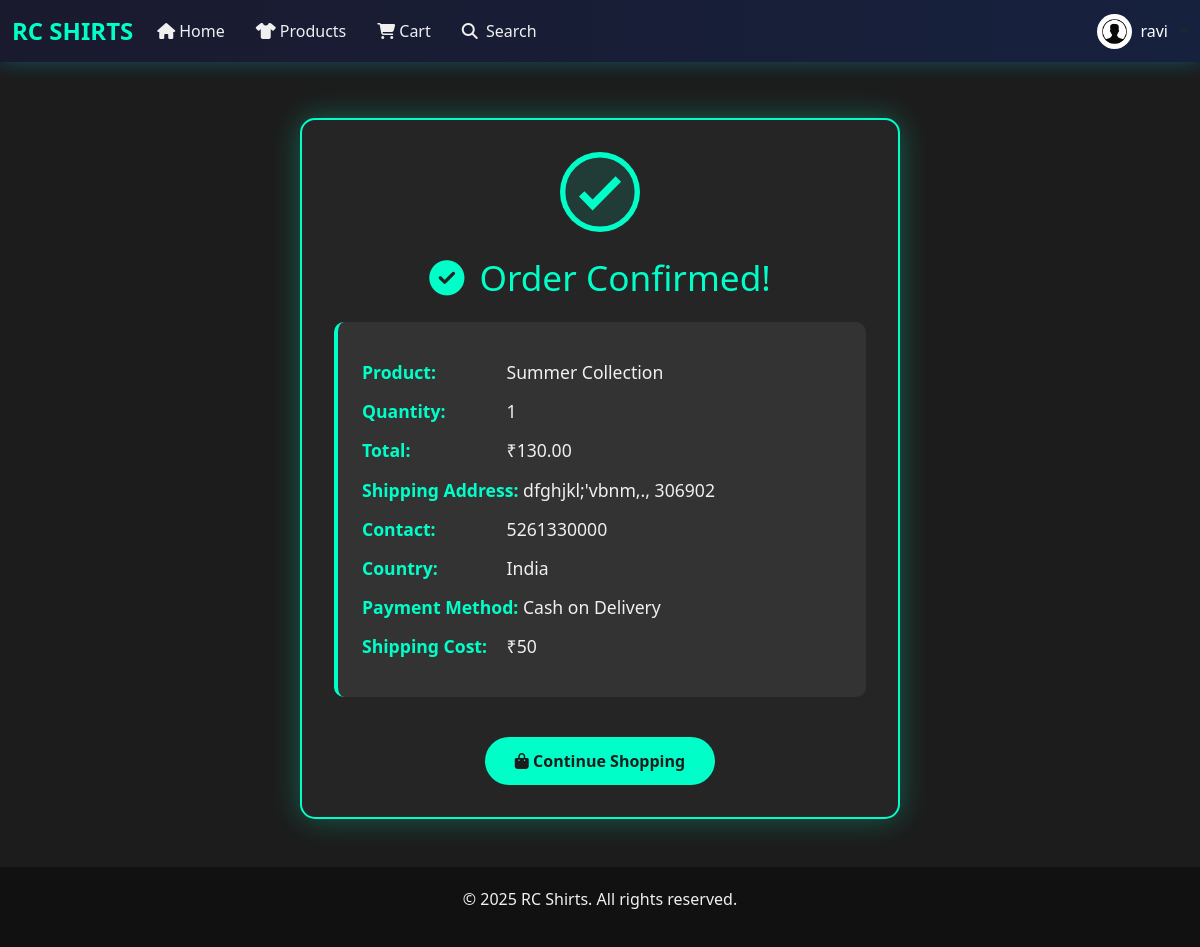
The app's page /order_confirmation/ (signed in) with its own data.
### app/models.py (models this page shows, shortened)
class CustomUser(AbstractUser):
    email = models.EmailField(unique=True)
    phone_number = models.CharField(max_length=20, blank=True, null=True)
    address = models.TextField(blank=True, null=True)
    pincode = models.CharField(max_length=10, blank=True, null=True)
    profile_pic = models.ImageField(upload_to='profiles/', blank=True, null=True)
    SIZE_CHOICES = [
        ('XS', 'Extra Small'),
        ('S', 'Small'),
        ('M', 'Medium'),
        ('L', 'Large'),
        ('XL', 'Extra Large'),
        ('XXL', 'Double Extra Large'),
        ('XXXL', 'Triple Extra Large'),
        ('4XL', '4X Large'),
        ('5XL', '5X Large'),
        ('FREE', 'Free Size'),
    ]
    size = models.CharField(
        max_length=5,
        choices=SIZE_CHOICES,
        blank=True,
        null=True,
        help_text="Select your clothing size"
    )

class Order(models.Model):
    user = models.ForeignKey(User, on_delete=models.CASCADE)
    product_name = models.CharField(max_length=255)
    quantity = models.PositiveIntegerField()
    total_price = models.DecimalField(max_digits=10, decimal_places=2)
    customer_name = models.CharField(max_length=255)
    country = models.CharField(max_length=100)
    mobile = models.CharField(max_length=15)
    address = models.TextField()
    pincode = models.CharField(max_length=10)
    created_at = models.DateTimeField(auto_now_add=True)
    is_ordered = models.BooleanField(default=False)
    stock_reduced = models.BooleanField(default=False)
    stock_reduction_time = models.DateTimeField(null=True, blank=True)

### app/views.py (the view)
# urls.py: path('order_confirmation/', order_confirmation, name='order_confirmation'),
@login_required
def order_confirmation(request):
    latest_order = Order.objects.filter(user=request.user).order_by('-created_at').first()
    return render(request, 'app/order_confirmation.html', {'order': latest_order})

### app/templates/app/order_confirmation.html (shortened to what this page needs)
{% extends "app/base.html" %}
{% block content %}
<div class="confirmation-container">
    <svg class="checkmark" xmlns="http://www.w3.org/2000/svg" viewBox="0 0 52 52">
        <circle class="checkmark-circle" cx="26" cy="26" r="25" fill="none"/>
        <path class="checkmark-check" fill="none" d="M14.1 27.2l7.1 7.2 16.7-16.8"/>
    </svg>
    <h2 class="confirmation-header">
        <i class="fas fa-check-circle"></i> Order Confirmed!
    </h2>
    <div class="confirmation-details">
        <p><strong>Product:</strong> {{ order.product_name }}</p>
        <p><strong>Quantity:</strong> {{ order.quantity }}</p>
        <p><strong>Total:</strong> ₹{{ order.total_price }}</p>
        <p><strong>Shipping Address:</strong> {{ order.address }}, {{ order.pincode }}</p>
        <p><strong>Contact:</strong> {{ order.mobile }}</p>
        <p><strong>Country:</strong> {{ order.country }}</p>
        <div id="extra-details"></div>
    </div>
    <a href="{% url 'app:products' %}" class="continue-btn">
        <i class="fas fa-shopping-bag"></i> Continue Shopping
    </a>
</div>
{% endblock %}

### app/templates/app/base.html (shortened to what this page needs)
{% load static %}
<!DOCTYPE html>
<html lang="en">
<head>
    <link href="https://cdn.jsdelivr.net/npm/bootstrap@5.3.0/dist/css/bootstrap.min.css" rel="stylesheet">
    <link rel="stylesheet" href="https://cdnjs.cloudflare.com/ajax/libs/font-awesome/6.5.0/css/all.min.css">
</head>
<body>
    <nav class="navbar navbar-expand-lg navbar-dark fixed-top">
        <div class="container-fluid">
            <a class="navbar-brand" href="{% url 'app:home' %}">RC SHIRTS</a>
            <div class="collapse navbar-collapse" id="navbarNav">
                <ul class="navbar-nav me-auto mb-2 mb-lg-0">
                    <li class="nav-item">
                        <a class="nav-link {% if request.path == '/' %}active{% endif %}" href="{% url 'app:home' %}">
                            <i class="fas fa-home me-1"></i>Home
                        </a>
                    </li>
                    <li class="nav-item">
                        <a class="nav-link {% if request.path == '/products/' %}active{% endif %}" href="{% url 'app:products' %}">
                            <i class="fas fa-tshirt me-1"></i>Products
                        </a>
                    </li>
                    <li class="nav-item position-relative">
                        <a class="nav-link {% if request.path == '/cart/' %}active{% endif %}" href="{% url 'app:cart' %}">
                            <i class="fas fa-shopping-cart me-1"></i>Cart
                        </a>
                    </li>
                    <li class="nav-item">
                        <a class="nav-link {% if request.path == '/search/' %}active{% endif %}"
                           href="{% url 'app:search' %}"
                           title="Search Products">
                            <i class="fas fa-search me-1"></i> Search
                        </a>
                    </li>
                </ul>
                {% if user.is_authenticated %}
                <div class="dropdown">
                    <div class="d-flex align-items-center dropdown-toggle" id="userDropdown" data-bs-toggle="dropdown" aria-expanded="false" role="button">
                        <img src="{% if user.profile.image and user.profile.image.url %}{{ user.profile.image.url }}{% else %}{% static 'assets/default pro.png' %}{% endif %}"
                             class="profile-img me-2 rounded-circle" alt="Profile Image" width="40" height="40" />
                        <span class="text-white me-2">{{ user.username }}</span>
                    </div>
                </div>
                {% endif %}
                <div class="toast-container position-fixed bottom-0 end-0 p-3">
                </div>
            </div>
        </div>
    </nav>
    <div class="container mt-4">
        {% block content %}
        {% endblock %}
    </div>
    <footer class="footer">
        <div class="container">
            <p>&copy; 2025 RC Shirts. All rights reserved.</p>
        </div>
    </footer>
</body>
</html>

### app/templates/app/base.html (style rules this page uses)
:root { --primary-color: #00ffc8; --secondary-color: #ffffff; --background-color: #1c1c1c; --accent-color: #ff00ff; --light-color: #f0f0f0; }
body { background-color: var(--background-color); font-family: 'Segoe UI', Tahoma, Geneva, Verdana, sans-serif; margin: 0; padding-top: 70px; }
.navbar { background: linear-gradient(90deg, #1a1a2e 0%, #16213e 100%); box-shadow: 0 0 20px rgba(0, 204, 255, 0.3); }
.navbar-brand { color: var(--primary-color); font-weight: bold; font-size: 1.5rem; }
.nav-link { color: var(--light-color) !important; margin-right: 15px; transition: all 0.3s; }
.profile-img { width: 35px; height: 35px; object-fit: cover; border-radius: 50%; }
.footer { color: var(--light-color); text-align: center; padding: 20px 0; background-color: #111; position: relative; bottom: 0; width: 100%; }

### app/templates/app/order_confirmation.html (style rules this page uses)
.confirmation-container { max-width: 600px; margin: 3rem auto; padding: 2rem; background-color: #252525; border-radius: 15px; box-shadow: 0 0 30px rgba(0, 255, 200, 0.3); border: 2px solid var(--primary-color); text-align: center; animation: popIn 0.8s cubic-bezier(0.175, 0.885, 0.32, 1.275); transform-origin: center; }
.confirmation-header { color: var(--primary-color); font-size: 2.2rem; margin-bottom: 1.5rem; display: flex; align-items: center; justify-content: center; gap: 15px; }
.confirmation-details { background-color: #333; border-radius: 10px; padding: 1.5rem; margin: 1.5rem 0; text-align: left; border-left: 4px solid var(--primary-color); }
.confirmation-details p { margin: 0.8rem 0; color: var(--light-color); font-size: 1.1rem; }
.confirmation-details strong { color: var(--primary-color); min-width: 140px; display: inline-block; }
.continue-btn { display: inline-block; background-color: var(--primary-color); color: #1c1c1c; padding: 12px 30px; border-radius: 30px; text-decoration: none; font-weight: bold; margin-top: 1rem; transition: all 0.3s; border: none; cursor: pointer; font-size: 1rem; }
.checkmark { width: 80px; height: 80px; border-radius: 50%; display: block; stroke-width: 5; stroke: var(--primary-color); stroke-miterlimit: 10; margin: 0 auto 1.5rem; box-shadow: inset 0 0 0 rgba(0, 255, 200, 0.4); animation: fillCheckmark 0.6s ease-in-out 0.6s forwards, scaleCheckmark 0.3s ease-in-out 0.9s both; }

### records on screen
CustomUser: username "ravi"
Order: product_name "Summer Collection", quantity "1", total_price "130.00", address "dfghjkl;'vbnm,.", pincode "306902", mobile "5261330000", country "India"
